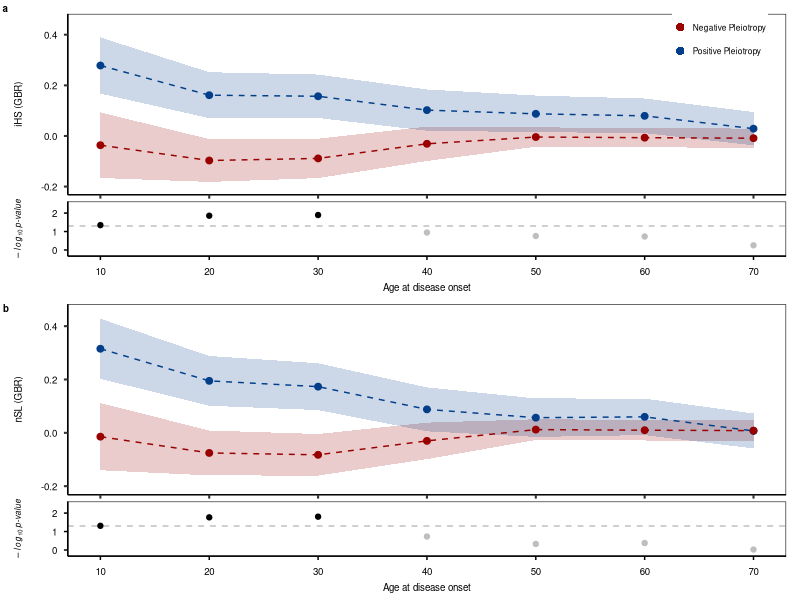
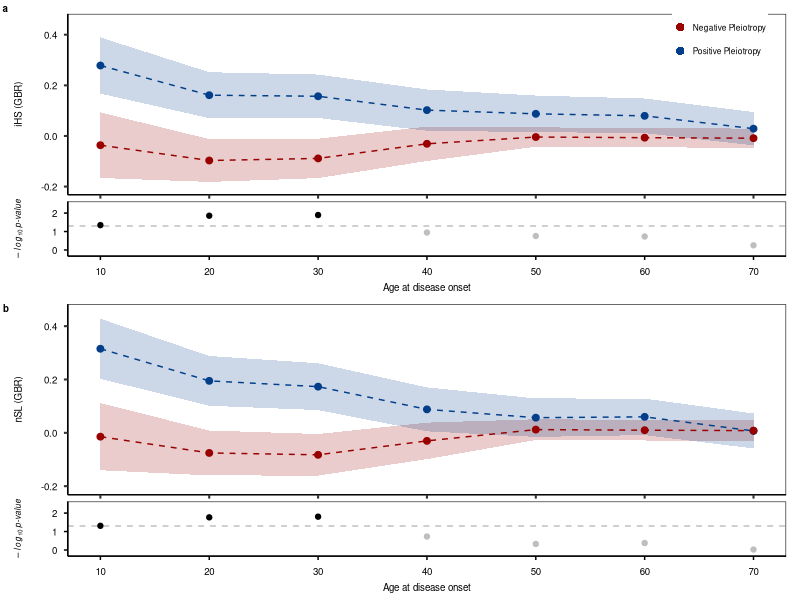
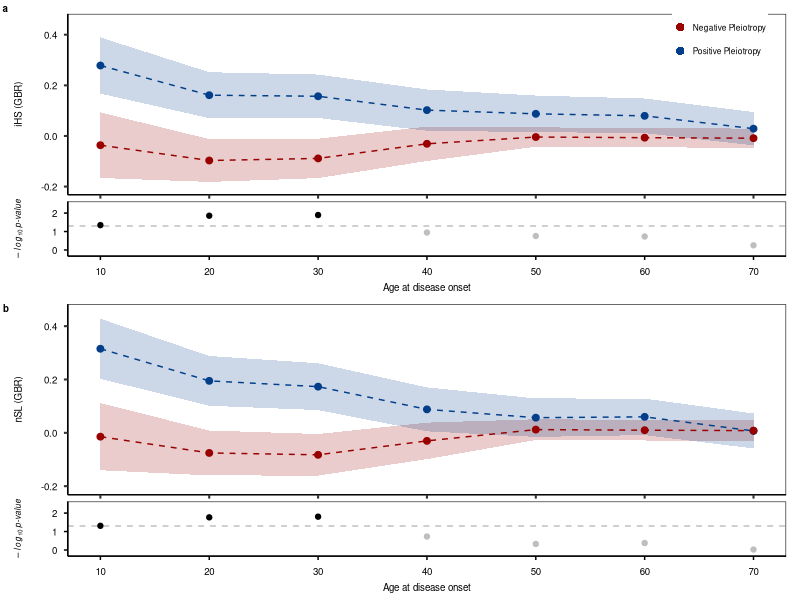

The R source for these figures, in order:
## ---- chunk 1
knitr::opts_chunk$set(echo = TRUE)
## ---- chunk 2
library(ggplot2)
library(dplyr)
library(cowplot)
## ---- chunk 3
ihs_gbr <- read.csv("longevity_earliest_iHS_GBR.tsv", sep = "\t")
nsl_gbr <- read.csv("longevity_earliest_nSL_GBR.tsv", sep = "\t")
## ---- chunk 4
ado <- read.csv("onset_age_62diseases_v17.01.2025_FinRegistryR11.tsv", sep = "\t")
names(ado) <- c("disease_code", "ADO_5", "ADO_50", "ADO_95")
## ---- chunk 5
ihs_gbr2 <- merge(ihs_gbr, ado, by = "disease_code")
nsl_gbr2 <- merge(nsl_gbr, ado, by = "disease_code")
## ---- chunk 6
age <- c(10, 20, 30, 40, 50, 60, 70)

# List
mean_array <- c()
se_array <- c()
pleiotropy_array <- c()
age_array1 <- c()
pvalues_array <- c()
age_array2 <- c()

for (i in age) {
  # subset
  df <- ihs_gbr2[ihs_gbr2$ADO_5 <= i, ]
  # positive vs negative
  pos <- df[df$pleiotropy_sign == "positive", ]
  neg <- df[df$pleiotropy_sign == "negative", ]
  # mean and se
  pos_mean <- mean(pos$RiskAllele_iHS, na.rm = TRUE)
  mean_array <- c(mean_array, pos_mean)
  pos_se <- sd(pos$RiskAllele_iHS, na.rm = TRUE) / sqrt(sum(!is.na(pos$RiskAllele_iHS)))
  se_array <- c(se_array, pos_se)
  neg_mean <- mean(neg$RiskAllele_iHS, na.rm = TRUE)
  mean_array <- c(mean_array, neg_mean)
  neg_se <- sd(neg$RiskAllele_iHS, na.rm = TRUE) / sqrt(sum(!is.na(neg$RiskAllele_iHS)))
  se_array <- c(se_array, neg_se)
  pleiotropy_array <- c(pleiotropy_array, "positive", "negative")
  age_array1 <- c(age_array1, i, i)
  # MW Test
  if (nrow(pos) == 0 | nrow(neg) == 0) {
    pvalues_array <- c(pvalues_array, NA)
    age_array2 <- c(age_array2, i)
  } else {
    test_result <- wilcox.test(pos$RiskAllele_iHS, neg$RiskAllele_iHS)
    pvalues_array <- c(pvalues_array, test_result$p.value)
    age_array2 <- c(age_array2, i)
  }
}

# Output in data-frames
main_df <- data.frame(OnsetAge = age_array1, Mean = mean_array, SE = se_array, pleiotropy_sign = pleiotropy_array)
pvalue_df <- data.frame(OnsetAge = age_array2, MWPvalue = pvalues_array)
pvalue_df$log10Pvalue <- -log10(pvalue_df$MWPvalue)
pvalue_df$Significance <- ifelse(pvalue_df$MWPvalue < 0.05, "Significant", "Not Significant")
## ---- chunk 7
# Sub-plot 1: mean and SE
a1 <- ggplot(main_df,
             aes(x = OnsetAge,
                 y = Mean,
                 color = pleiotropy_sign,
                 fill  = pleiotropy_sign,
                 group = pleiotropy_sign)) +
  geom_ribbon(aes(ymin = Mean - SE,
                  ymax = Mean + SE),
              alpha = 0.2,
              color = NA) +
  scale_x_continuous(breaks = seq(10, 70, by = 10), limits = c(10, 70)) +
  scale_y_continuous(breaks = seq(-0.2, 0.4, by = 0.2), limits = c(-0.2, 0.45)) +
  geom_line(linetype = "dashed",
            linewidth = 0.5) +
  geom_point(size = 2) +
  scale_color_manual(values = c("positive" = "#023E8A",
                                "negative" = "#990000")) +
  scale_fill_manual(values  = c("positive" = "#023E8A",
                                "negative" = "#990000")) +

  labs(x = "Age at disease onset",
       y = "iHS (GBR)") +
  theme_bw() +
  theme(
    legend.position   = "none",
    panel.grid        = element_blank(),
    axis.title.x      = element_blank(),
    axis.text.x       = element_blank(),
    axis.text.y       = element_text(size = 7, family = "Helvetica", color = "black", margin = margin(r = 5)),
    axis.ticks        = element_line(linewidth = 0.7),
    axis.title.y      = element_text(size = 7, family = "Helvetica", color = "black", margin = margin(r = 10)),
    axis.line         = element_line(color = "black"),
    plot.margin = margin(t = 10, r = 10, b = 1, l = 10)
  )


# Sub-plot 2: MW p-value
a2 <- ggplot(pvalue_df, aes(x = OnsetAge, y = log10Pvalue, colour = Significance)) +
  geom_hline(yintercept = 1.3, linetype = "dashed", color = "gray", linewidth = 0.5) +
  geom_point(stat = "identity", size = 1.5) +
  labs(x = "Age at disease onset", y = expression(italic(-log)[10] ~ italic("p-value"))) +
  scale_color_manual(values = c("Significant" = "black", "Not Significant" = "gray")) +
  scale_y_continuous(breaks = seq(0, 2.5, by = 1), limits = c(-0.2, 2.5)) +
  scale_x_continuous(breaks = seq(10, 70, by = 10), limits = c(10, 70)) +
  theme_bw() +
  theme(legend.position = "none",
        panel.grid = element_blank(),
        axis.title.x = element_text(size = 7, family = "Helvetica", color = "black", margin = margin(t = 5)),
        axis.text.x = element_text(size = 7, family = "Helvetica", color = "black", margin = margin(t = 5)),
        axis.text.y = element_text(size = 7, family = "Helvetica", color = "black", margin = margin(r = 5)),
        axis.ticks = element_line(color = "black"),
        axis.title.y = element_text(size = 6, family = "Helvetica", color = "black", margin = margin(r = 1)),
        axis.line = element_line(color = "black"),
        plot.margin = margin(t = 1, r = 10, b = 5, l = 10))

# Aggregate the plots
cumulative_ihs_gbr <- plot_grid(a1, a2, ncol = 1, align = "v", rel_heights = c(1, 0.5))
## ---- chunk 8
age <- c(10, 20, 30, 40, 50, 60, 70)

# List
mean_array <- c()
se_array <- c()
pleiotropy_array <- c()
age_array1 <- c()
pvalues_array <- c()
age_array2 <- c()

for (i in age) {
  # subset
  df <- nsl_gbr2[nsl_gbr2$ADO_5 <= i, ]
  # positive vs negative
  pos <- df[df$pleiotropy_sign == "positive", ]
  neg <- df[df$pleiotropy_sign == "negative", ]
  # mean and se
  pos_mean <- mean(pos$RiskAllele_nSL, na.rm = TRUE)
  mean_array <- c(mean_array, pos_mean)
  pos_se <- sd(pos$RiskAllele_nSL, na.rm = TRUE) / sqrt(sum(!is.na(pos$RiskAllele_nSL)))
  se_array <- c(se_array, pos_se)
  neg_mean <- mean(neg$RiskAllele_nSL, na.rm = TRUE)
  mean_array <- c(mean_array, neg_mean)
  neg_se <- sd(neg$RiskAllele_nSL, na.rm = TRUE) / sqrt(sum(!is.na(neg$RiskAllele_nSL)))
  se_array <- c(se_array, neg_se)
  pleiotropy_array <- c(pleiotropy_array, "positive", "negative")
  age_array1 <- c(age_array1, i, i)
  # MW Test
  if (nrow(pos) == 0 | nrow(neg) == 0) {
    pvalues_array <- c(pvalues_array, NA)
    age_array2 <- c(age_array2, i)
  } else {
    test_result <- wilcox.test(pos$RiskAllele_nSL, neg$RiskAllele_nSL)
    pvalues_array <- c(pvalues_array, test_result$p.value)
    age_array2 <- c(age_array2, i)
  }
}

# Output in data-frames
main_df <- data.frame(OnsetAge = age_array1, Mean = mean_array, SE = se_array, pleiotropy_sign = pleiotropy_array)
pvalue_df <- data.frame(OnsetAge = age_array2, MWPvalue = pvalues_array)
pvalue_df$log10Pvalue <- -log10(pvalue_df$MWPvalue)
pvalue_df$Significance <- ifelse(pvalue_df$MWPvalue < 0.05, "Significant", "Not Significant")
## ---- chunk 9
# Sub-plot 1: mean and SE
a1 <- ggplot(main_df,
             aes(x = OnsetAge,
                 y = Mean,
                 color = pleiotropy_sign,
                 fill  = pleiotropy_sign,
                 group = pleiotropy_sign)) +
  geom_ribbon(aes(ymin = Mean - SE,
                  ymax = Mean + SE),
              alpha = 0.2,
              color = NA) +
  scale_x_continuous(breaks = seq(10, 70, by = 10), limits = c(10, 70)) +
  scale_y_continuous(breaks = seq(-0.2, 0.4, by = 0.2), limits = c(-0.2, 0.45)) +
  geom_line(linetype = "dashed",
            linewidth = 0.5) +
  geom_point(size = 2) +
  scale_color_manual(values = c("positive" = "#023E8A",
                                "negative" = "#990000")) +
  scale_fill_manual(values  = c("positive" = "#023E8A",
                                "negative" = "#990000")) +

  labs(x = "Age at disease onset",
       y = "nSL (GBR)") +
  theme_bw() +
  theme(
    legend.position   = "none",
    panel.grid        = element_blank(),
    axis.title.x      = element_blank(),
    axis.text.x       = element_blank(),
    axis.text.y       = element_text(size = 7, family = "Helvetica", color = "black", margin = margin(r = 5)),
    axis.ticks        = element_line(linewidth = 0.7),
    axis.title.y      = element_text(size = 7, family = "Helvetica", color = "black", margin = margin(r = 10)),
    axis.line         = element_line(color = "black"),
    plot.margin = margin(t = 3, r = 10, b = 1, l = 10)
  )


# Sub-plot 2: MW p-value
a2 <- ggplot(pvalue_df, aes(x = OnsetAge, y = log10Pvalue, colour = Significance)) +
  geom_hline(yintercept = 1.3, linetype = "dashed", color = "gray", linewidth = 0.5) +
  geom_point(stat = "identity", size = 1.5) +
  labs(x = "Age at disease onset", y = expression(italic(-log)[10] ~ italic("p-value"))) +
  scale_color_manual(values = c("Significant" = "black", "Not Significant" = "gray")) +
  scale_y_continuous(breaks = seq(0, 2.5, by = 1), limits = c(-0.2, 2.5)) +
  scale_x_continuous(breaks = seq(10, 70, by = 10), limits = c(10, 70)) +
  theme_bw() +
  theme(legend.position = "none",
        panel.grid = element_blank(),
        axis.title.x = element_text(size = 7, family = "Helvetica", color = "black", margin = margin(t = 5)),
        axis.text.x = element_text(size = 7, family = "Helvetica", color = "black", margin = margin(t = 5)),
        axis.text.y = element_text(size = 7, family = "Helvetica", color = "black", margin = margin(r = 5)),
        axis.ticks = element_line(color = "black"),
        axis.title.y = element_text(size = 6, family = "Helvetica", color = "black", margin = margin(r = 1)),
        axis.line = element_line(color = "black"),
        plot.margin = margin(t = 1, r = 10, b = 5, l = 10))

# Aggregate the plots
cumulative_nsl_gbr <- plot_grid(a1, a2, ncol = 1, align = "v", rel_heights = c(1, 0.5))
## ---- chunk 10
gbr_all <- plot_grid(cumulative_ihs_gbr, cumulative_nsl_gbr, ncol = 1, align = "hv", labels = c("a", "b"),
                     label_fontfamily = "Helvetica",
                     label_size = 7)
## ---- chunk 11
legend_plot <- ggplot(
  data.frame(
    group = c("Positive Pleiotropy", "Negative Pleiotropy"),
    x = 1, y = 1
  ),
  aes(x = x, y = y, color = group)
) +
  geom_point(size = 2.5) +
  scale_color_manual(
    values = c(
      "Positive Pleiotropy" = "#023E8A",
      "Negative Pleiotropy"   = "#990000"
    )
  ) +
  guides(color = guide_legend(
    title = NULL,
    override.aes = list(shape = 16, size = 2.5)
  )) +
  theme_void() +
  theme(
    legend.position = "right",
    legend.text = element_text(size = 6, family = "Helvetica", color = "black"),
    legend.key.height = unit(0.60, "cm"),
    legend.key.width  = unit(0.20, "cm"),
    legend.background = element_rect(fill = "white", color = "white", linewidth = 0.3),
    legend.box.background = element_rect(fill = "white", color = "white", linewidth = 0.3),
    legend.margin = margin(2, 2, 2, 2)
  )

legend_grob <- get_legend(legend_plot)

figure1_with_legend <- ggdraw(gbr_all) +
  draw_grob(
    legend_grob,
    x = 0.8, y = 0.81,
    width = 0.20, height = 0.25
  )

figure1_with_legend
## ---- chunk 12
ggsave("extended_data_fig_6.png", plot = figure1_with_legend,
       width = 180, 
       height = 180, 
       units = "mm",
       dpi = 400)
## ---- chunk 13
ggsave(
  filename = "extended_data_fig_6.pdf",
  plot = figure1_with_legend,
  device = "pdf",
  width = 180,
  height = 180,
  units = "mm",
  useDingbats = FALSE
)
